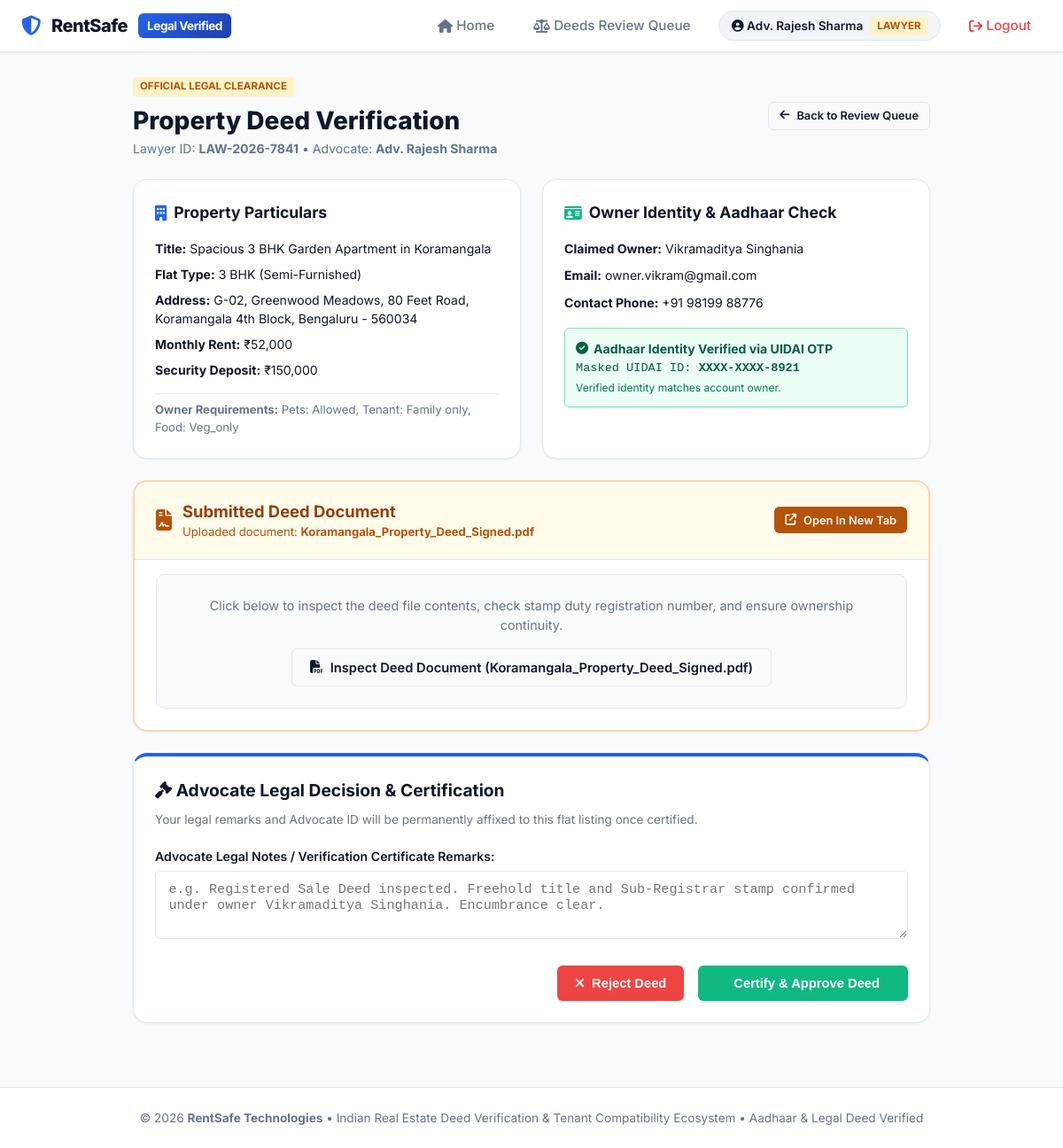
Screenshot of /lawyer/review/2 (signed in) with the database file from the repository.
### tables this page shows
CREATE TABLE users (
        id INTEGER PRIMARY KEY AUTOINCREMENT,
        name TEXT NOT NULL,
        email TEXT UNIQUE NOT NULL,
        password_hash TEXT NOT NULL,
        role TEXT NOT NULL CHECK(role IN ('admin', 'lawyer', 'owner', 'tenant')),
        phone TEXT,
        lawyer_id TEXT UNIQUE,
        bar_council_reg TEXT,
        specialization TEXT,
        aadhaar_number_masked TEXT,
        aadhaar_verified INTEGER DEFAULT 0,
        email_verified INTEGER DEFAULT 0,
        tenant_type TEXT DEFAULT 'bachelor',
        has_pets INTEGER DEFAULT 0,
        pet_details TEXT DEFAULT '',
        diet_pref TEXT DEFAULT 'no_preference',
        smoking_drinking INTEGER DEFAULT 0,
        occupation TEXT DEFAULT '',
        status TEXT DEFAULT 'active',
        created_at TIMESTAMP DEFAULT CURRENT_TIMESTAMP
    );

CREATE TABLE properties (
        id INTEGER PRIMARY KEY AUTOINCREMENT,
        owner_id INTEGER NOT NULL,
        title TEXT NOT NULL,
        description TEXT,
        flat_type TEXT NOT NULL,
        furnishing TEXT NOT NULL,
        rent_monthly REAL NOT NULL,
        deposit REAL NOT NULL,
        address TEXT NOT NULL,
        city TEXT NOT NULL,
        pincode TEXT,
        image_path TEXT,
        req_pets TEXT NOT NULL DEFAULT 'not_allowed',
        req_tenant_type TEXT NOT NULL DEFAULT 'open_to_all',
        req_food TEXT NOT NULL DEFAULT 'no_restriction',
        req_smoking_drinking TEXT NOT NULL DEFAULT 'prohibited',
        req_notes TEXT,
        deed_filename TEXT NOT NULL,
        deed_original_name TEXT,
        deed_status TEXT DEFAULT 'PENDING_LAWYER_REVIEW' CHECK(deed_status IN ('PENDING_LAWYER_REVIEW', 'APPROVED', 'REJECTED')),
        reviewed_by_lawyer_id INTEGER,
        lawyer_notes TEXT,
        reviewed_at TIMESTAMP,
        is_active INTEGER DEFAULT 1,
        created_at TIMESTAMP DEFAULT CURRENT_TIMESTAMP,
        FOREIGN KEY (owner_id) REFERENCES users(id) ON DELETE CASCADE,
        FOREIGN KEY (reviewed_by_lawyer_id) REFERENCES users(id) ON DELETE SET NULL
    );

### app.py (the view, shortened to what this page needs)
@app.route('/lawyer/review/<int:property_id>', methods=['GET', 'POST'])
@login_required
@role_required(['lawyer'])
def lawyer_review_deed(property_id):
    conn = get_db_connection()
    flat = conn.execute("""
        SELECT p.*, u.name as owner_name, u.email as owner_email, u.phone as owner_phone,
               u.aadhaar_number_masked, u.aadhaar_verified
        FROM properties p
        JOIN users u ON p.owner_id = u.id
        WHERE p.id = ?
    """, (property_id,)).fetchone()
    if not flat:
        conn.close()
        flash("Property not found.", "danger")
        return redirect(url_for('lawyer_dashboard'))
    conn.close()
    return render_template('lawyer/review_deed.html', flat=flat)

### templates/lawyer/review_deed.html (shortened to what this page needs)
{% extends 'base.html' %}
{% block content %}
<div style="max-width: 900px; margin: 0 auto 3rem;">
    <div style="display: flex; align-items: center; justify-content: space-between; margin-bottom: 1.5rem;">
        <div>
            <span class="role-tag lawyer" style="margin-bottom: 0.4rem; display: inline-block;">Official Legal Clearance</span>
            <h1 style="font-size: 1.75rem; font-weight: 800; color: var(--secondary);">
                Property Deed Verification
            </h1>
            <p style="font-size: 0.88rem; color: var(--text-muted);">
                Lawyer ID: <strong>{{ current_user.lawyer_id }}</strong> &bull; Advocate: <strong>{{ current_user.name }}</strong>
            </p>
        </div>
        <a href="{{ url_for('lawyer_dashboard') }}" class="btn btn-sm btn-outline">
            <i class="fa-solid fa-arrow-left"></i> Back to Review Queue
        </a>
    </div>
    <div style="display: grid; grid-template-columns: 1fr 1fr; gap: 1.5rem; margin-bottom: 1.5rem;">
        <div class="card">
            <h3 style="font-size: 1.1rem; font-weight: 700; margin-bottom: 1rem; color: var(--secondary); display: flex; align-items: center; gap: 0.5rem;">
                <i class="fa-solid fa-building" style="color: var(--primary);"></i> Property Particulars
            </h3>
            <div style="display: flex; flex-direction: column; gap: 0.5rem; font-size: 0.88rem;">
                <div><strong>Title:</strong> {{ flat.title }}</div>
                <div><strong>Flat Type:</strong> {{ flat.flat_type }} ({{ flat.furnishing }})</div>
                <div><strong>Address:</strong> {{ flat.address }}, {{ flat.city }} - {{ flat.pincode }}</div>
                <div><strong>Monthly Rent:</strong> ₹{{ "{:,.0f}".format(flat.rent_monthly) }}</div>
                <div><strong>Security Deposit:</strong> ₹{{ "{:,.0f}".format(flat.deposit) }}</div>
                <div style="margin-top: 0.5rem; padding-top: 0.5rem; border-top: 1px solid var(--border-color); font-size: 0.82rem; color: var(--text-muted);">
                    <strong>Owner Requirements:</strong> Pets: {{ flat.req_pets | capitalize }}, Tenant: {{ flat.req_tenant_type | replace('_', ' ') | capitalize }}, Food: {{ flat.req_food | capitalize }}
                </div>
            </div>
        </div>
        <div class="card">
            <h3 style="font-size: 1.1rem; font-weight: 700; margin-bottom: 1rem; color: var(--secondary); display: flex; align-items: center; gap: 0.5rem;">
                <i class="fa-solid fa-id-card" style="color: var(--success);"></i> Owner Identity & Aadhaar Check
            </h3>
            <div style="display: flex; flex-direction: column; gap: 0.6rem; font-size: 0.88rem;">
                <div><strong>Claimed Owner:</strong> {{ flat.owner_name }}</div>
                <div><strong>Email:</strong> {{ flat.owner_email }}</div>
                <div><strong>Contact Phone:</strong> {{ flat.owner_phone or 'Not provided' }}</div>
                <div style="background: #ecfdf5; border: 1px solid #6ee7b7; border-radius: var(--radius-sm); padding: 0.75rem; margin-top: 0.5rem;">
                    <div style="font-weight: 700; color: #065f46; display: flex; align-items: center; gap: 6px;">
                        <i class="fa-solid fa-circle-check"></i> Aadhaar Identity Verified via UIDAI OTP
                    </div>
                    <div style="font-size: 0.85rem; font-family: monospace; color: #065f46; margin-top: 2px;">
                        Masked UIDAI ID: <strong>{{ flat.aadhaar_number_masked }}</strong>
                    </div>
                    <small style="color: #047857; font-size: 0.75rem;">Verified identity matches account owner.</small>
                </div>
            </div>
        </div>
    </div>
    <div class="card" style="margin-bottom: 1.5rem; border: 2px solid #fed7aa;">
        <div class="card-header" style="background: #fffbeb; margin: -1.5rem -1.5rem 1rem -1.5rem; padding: 1.25rem 1.5rem; border-top-left-radius: var(--radius-lg); border-top-right-radius: var(--radius-lg);">
            <div style="display: flex; align-items: center; gap: 0.75rem;">
                <i class="fa-solid fa-file-contract" style="color: #b45309; font-size: 1.5rem;"></i>
                <div>
                    <h3 style="font-size: 1.15rem; font-weight: 700; color: #92400e;">Submitted Deed Document</h3>
                    <p style="font-size: 0.82rem; color: #b45309;">Uploaded document: <strong>{{ flat.deed_original_name }}</strong></p>
                </div>
            </div>
            <a href="{{ url_for('serve_deed', filename=flat.deed_filename) }}" target="_blank" class="btn btn-sm btn-primary" style="background: #b45309; border-color: #b45309;">
                <i class="fa-solid fa-arrow-up-right-from-square"></i> Open In New Tab
            </a>
        </div>
        <div style="background: #f8fafc; border: 1px solid var(--border-color); border-radius: var(--radius-md); padding: 1.5rem; text-align: center;">
            <p style="font-size: 0.9rem; color: var(--text-muted); margin-bottom: 1rem;">
                Click below to inspect the deed file contents, check stamp duty registration number, and ensure ownership continuity.
            </p>
            <a href="{{ url_for('serve_deed', filename=flat.deed_filename) }}" target="_blank" class="btn btn-outline">
                <i class="fa-solid fa-file-pdf"></i> Inspect Deed Document ({{ flat.deed_original_name }})
            </a>
        </div>
    </div>
    <div class="card" style="border-top: 4px solid var(--primary);">
        <h3 style="font-size: 1.2rem; font-weight: 700; color: var(--secondary); margin-bottom: 0.5rem;">
            <i class="fa-solid fa-gavel"></i> Advocate Legal Decision & Certification
        </h3>
        <p style="font-size: 0.85rem; color: var(--text-muted); margin-bottom: 1.25rem;">
            Your legal remarks and Advocate ID will be permanently affixed to this flat listing once certified.
        </p>
        <form action="{{ url_for('lawyer_review_deed', property_id=flat.id) }}" method="POST">
            <div class="form-group">
                <label class="form-label" for="lawyer_notes">Advocate Legal Notes / Verification Certificate Remarks:</label>
                <textarea id="lawyer_notes" name="lawyer_notes" class="form-control" rows="3" placeholder="e.g. Registered Sale Deed inspected. Freehold title and Sub-Registrar stamp confirmed under owner Vikramaditya Singhania. Encumbrance clear." required></textarea>
            </div>
            <div style="display: flex; gap: 1rem; justify-content: flex-end; margin-top: 1.5rem;">
                <button type="submit" name="action" value="REJECT" class="btn btn-danger" onclick="return confirm('Are you sure you want to reject this deed? The flat will not be published.');">
                    <i class="fa-solid fa-xmark"></i> Reject Deed
                </button>
                <button type="submit" name="action" value="APPROVE" class="btn btn-success" style="padding: 0.75rem 2rem;" onclick="return confirm('Confirm legal approval? This flat will be immediately published to tenants with your Advocate verification badge.');">
                     Certify & Approve Deed
                </button>
            </div>
        </form>
    </div>
</div>
{% endblock %}

### templates/base.html (shortened to what this page needs)
<!DOCTYPE html>
<html lang="en">
<head>
    <link rel="stylesheet" href="https://cdnjs.cloudflare.com/ajax/libs/font-awesome/6.4.0/css/all.min.css">
    <link rel="stylesheet" href="{{ url_for('static', filename='css/style.css') }}">
</head>
<body>
    <header class="navbar">
        <div class="nav-container">
            <a href="{{ url_for('index') }}" class="logo-link">
                <i class="fa-solid fa-shield-halved" style="color: var(--primary); font-size: 1.4rem;"></i>
                <span>RentSafe</span>
                <span class="logo-badge">Legal Verified</span>
            </a>
            <nav>
                <ul class="nav-links">
                    <li class="nav-item"><a href="{{ url_for('index') }}"><i class="fa-solid fa-house"></i> Home</a></li>
                    {% if current_user %}
                        {% if current_user.role == 'owner' %}
                            <li class="nav-item"><a href="{{ url_for('owner_dashboard') }}"><i class="fa-solid fa-building-user"></i> My Flats</a></li>
                            <li class="nav-item"><a href="{{ url_for('owner_add_flat') }}" class="btn btn-sm btn-primary" style="color:white;"><i class="fa-solid fa-plus"></i> List Flat</a></li>
                        {% elif current_user.role == 'tenant' %}
                            <li class="nav-item"><a href="{{ url_for('tenant_dashboard') }}"><i class="fa-solid fa-magnifying-glass"></i> Browse Flats</a></li>
                            <li class="nav-item"><a href="{{ url_for('tenant_profile') }}"><i class="fa-solid fa-sliders"></i> My Criteria</a></li>
                        {% elif current_user.role == 'lawyer' %}
                            <li class="nav-item"><a href="{{ url_for('lawyer_dashboard') }}"><i class="fa-solid fa-scale-balanced"></i> Deeds Review Queue</a></li>
                        {% endif %}
                        <li class="nav-item">
                            <div class="user-badge-pill">
                                <span><i class="fa-solid fa-circle-user"></i> {{ current_user.name }}</span>
                                <span class="role-tag {{ current_user.role }}">{{ current_user.role }}</span>
                            </div>
                        </li>
                        <li class="nav-item">
                            <a href="{{ url_for('logout') }}" title="Logout" style="color: var(--danger);"><i class="fa-solid fa-arrow-right-from-bracket"></i> Logout</a>
                        </li>
                    {% endif %}
                </ul>
            </nav>
        </div>
    </header>
    <main class="main-wrapper">
        {% block content %}{% endblock %}
    </main>
    <footer class="footer">
        <p>&copy; 2026 <strong>RentSafe Technologies</strong> &bull; Indian Real Estate Deed Verification & Tenant Compatibility Ecosystem &bull; Aadhaar & Legal Deed Verified</p>
    </footer>
</body>
</html>

### rows the page displays
users: name "Adv. Rajesh Sharma", role "LAWYER", lawyer_id "LAW-2026-7841"
properties: title "Spacious 3 BHK Garden Apartment in Koramangala", flat_type "3 BHK", furnishing "Semi-Furnished", address "G-02, Greenwood Meadows, 80 Feet Road, Koramangala 4th Block", city "Bengaluru", pincode "560034", rent_monthly "52,000", deposit "150,000", req_pets "Allowed", req_tenant_type "Family only", req_food "Veg_only", deed_original_name "Koramangala_Property_Deed_Signed.pdf"
users: owner_name "Vikramaditya Singhania", owner_email "owner.vikram@gmail.com", phone "+91 98199 88776", aadhaar_number_masked "XXXX-XXXX-8921"
